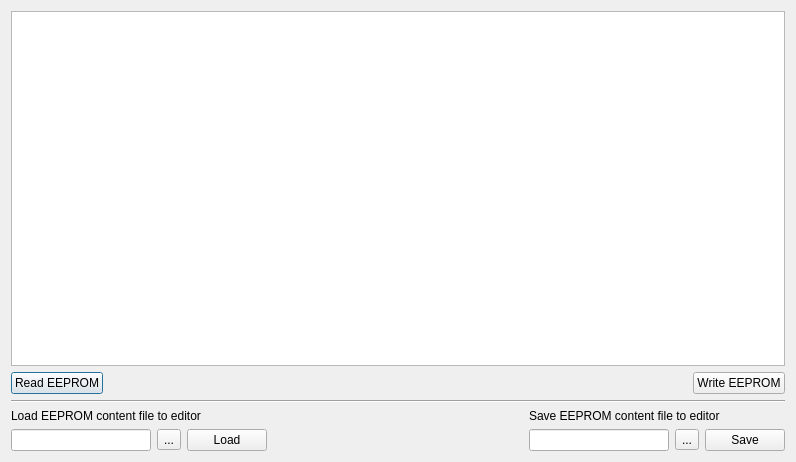
<?xml version="1.0" encoding="UTF-8"?>
<ui version="4.0">
 <class>EEPROMDialog</class>
 <widget class="QDialog" name="EEPROMDialog">
  <property name="geometry">
   <rect>
    <x>0</x>
    <y>0</y>
    <width>796</width>
    <height>462</height>
   </rect>
  </property>
  <property name="windowTitle">
   <string>Dialog</string>
  </property>
  <layout class="QVBoxLayout" name="verticalLayout_4">
   <item>
    <widget class="QTextEdit" name="SBETextEdit">
     <property name="enabled">
      <bool>true</bool>
     </property>
     <property name="font">
      <font>
       <family>Monospace</family>
      </font>
     </property>
     <property name="acceptRichText">
      <bool>false</bool>
     </property>
    </widget>
   </item>
   <item>
    <layout class="QHBoxLayout" name="horizontalLayout_5">
     <item>
      <widget class="QPushButton" name="buttonReadSBE">
       <property name="text">
        <string>Read EEPROM</string>
       </property>
      </widget>
     </item>
     <item>
      <spacer name="horizontalSpacer_2">
       <property name="orientation">
        <enum>Qt::Horizontal</enum>
       </property>
       <property name="sizeHint" stdset="0">
        <size>
         <width>40</width>
         <height>20</height>
        </size>
       </property>
      </spacer>
     </item>
     <item>
      <widget class="QPushButton" name="buttonWriteSBE">
       <property name="toolTip">
        <string>Write current editor content to EEPROM - use with caution!</string>
       </property>
       <property name="text">
        <string>Write EEPROM</string>
       </property>
      </widget>
     </item>
    </layout>
   </item>
   <item>
    <widget class="Line" name="line">
     <property name="orientation">
      <enum>Qt::Horizontal</enum>
     </property>
    </widget>
   </item>
   <item>
    <layout class="QHBoxLayout" name="horizontalLayout_4">
     <item>
      <layout class="QVBoxLayout" name="verticalLayout">
       <item>
        <widget class="QLabel" name="bitfile_label_2">
         <property name="text">
          <string>Load EEPROM content file to editor</string>
         </property>
        </widget>
       </item>
       <item>
        <layout class="QHBoxLayout" name="horizontalLayout">
         <item>
          <widget class="QLineEdit" name="sbefile_name">
           <property name="enabled">
            <bool>true</bool>
           </property>
           <property name="readOnly">
            <bool>true</bool>
           </property>
          </widget>
         </item>
         <item>
          <widget class="QToolButton" name="buttonLoadFilename">
           <property name="text">
            <string>...</string>
           </property>
          </widget>
         </item>
         <item>
          <widget class="QPushButton" name="buttonLoadSBEFile">
           <property name="toolTip">
            <string>Load this file into editor</string>
           </property>
           <property name="text">
            <string>Load</string>
           </property>
          </widget>
         </item>
        </layout>
       </item>
      </layout>
     </item>
     <item>
      <spacer name="horizontalSpacer">
       <property name="orientation">
        <enum>Qt::Horizontal</enum>
       </property>
       <property name="sizeHint" stdset="0">
        <size>
         <width>40</width>
         <height>20</height>
        </size>
       </property>
      </spacer>
     </item>
     <item>
      <layout class="QVBoxLayout" name="verticalLayout_3">
       <item>
        <widget class="QLabel" name="bitfile_label_4">
         <property name="text">
          <string>Save EEPROM content file to editor</string>
         </property>
        </widget>
       </item>
       <item>
        <layout class="QHBoxLayout" name="horizontalLayout_3">
         <item>
          <widget class="QLineEdit" name="sbefile_name_3">
           <property name="enabled">
            <bool>true</bool>
           </property>
           <property name="readOnly">
            <bool>true</bool>
           </property>
          </widget>
         </item>
         <item>
          <widget class="QToolButton" name="buttonSaveFilename">
           <property name="text">
            <string>...</string>
           </property>
          </widget>
         </item>
         <item>
          <widget class="QPushButton" name="buttonSaveSBEFile">
           <property name="toolTip">
            <string>Save editor content to this file</string>
           </property>
           <property name="text">
            <string>Save</string>
           </property>
          </widget>
         </item>
        </layout>
       </item>
      </layout>
     </item>
    </layout>
   </item>
  </layout>
 </widget>
 <resources/>
 <connections/>
</ui>
